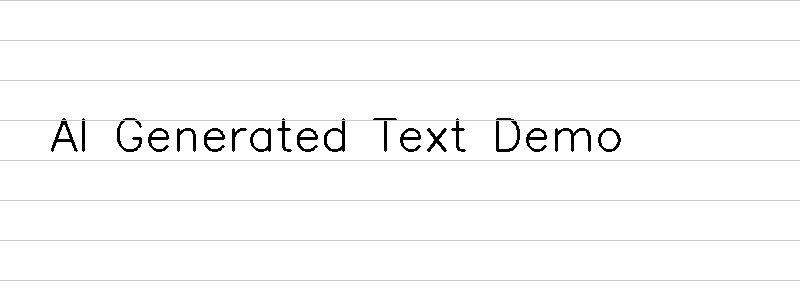
#> input picture dummy_test.jpg, 800 x 300 px
$ python -i preprocess.py   (imports and definitions only)   (older library calls are emulated)
#> lines starting #> are read from the running program, lines starting #| are printed output that depends on the picture; after the words box and inside, x2 and y2 are one past the last pixel; in counts of white or black regions, pixels touching at a corner belong together
# preprocess.py
import cv2
import numpy as np
from math import atan2, degrees
from PIL import Image

def variance_of_laplacian(gray):
    return cv2.Laplacian(gray, cv2.CV_64F).var()

def apply_clahe_gray(gray):
    # CLAHE trên ảnh xám
    clahe = cv2.createCLAHE(clipLimit=2.0, tileGridSize=(8,8))
    return clahe.apply(gray)

def deskew_image(img_gray):
    # Dùng Canny + HoughLinesP để ước lượng góc nghiêng (skew)
    edges = cv2.Canny(img_gray, 50, 150, apertureSize=3)
    lines = cv2.HoughLinesP(edges, 1, np.pi/180, threshold=100, minLineLength=100, maxLineGap=10)
    angles = []
    if lines is not None:
        for x1,y1,x2,y2 in lines[:,0]:
            angle = degrees(atan2(y2 - y1, x2 - x1))
            # chúng ta quan tâm các đường gần ngang
            if abs(angle) < 45:
                angles.append(angle)
    if len(angles) == 0:
        return img_gray  # không có gì để deskew
    median_angle = np.median(angles)
    # xoay bù lại
    (h, w) = img_gray.shape[:2]
    center = (w // 2, h // 2)
    M = cv2.getRotationMatrix2D(center, median_angle, 1.0)
    rotated = cv2.warpAffine(img_gray, M, (w, h), flags=cv2.INTER_LINEAR, borderMode=cv2.BORDER_REPLICATE)
    return rotated

def adaptive_thresh(img_gray):
    # Adaptive threshold để lấy mask nét mực
    blur = cv2.GaussianBlur(img_gray, (3,3), 0)
    th = cv2.adaptiveThreshold(blur, 255, cv2.ADAPTIVE_THRESH_GAUSSIAN_C,
                                cv2.THRESH_BINARY_INV, 25, 10)
    # nhỏ morph open để loại nhiễu
    kernel = cv2.getStructuringElement(cv2.MORPH_RECT, (3,3))
    th = cv2.morphologyEx(th, cv2.MORPH_OPEN, kernel, iterations=1)
    return th

def postprocess_to_rgb(binary_mask, original_gray):
    # Kết hợp mask và grayscale để tạo ảnh 3-channel phù hợp cho pretrained model
    # Chúng ta có 2 lựa chọn: 1) dùng binary mask replicated 3 channels
    #                        2) blend mask với gray để giữ texture
    # Mình sẽ blend: mask as alpha over gray background -> RGB
    mask = binary_mask // 255
    blended = (original_gray * (1 - 0.7*mask)).astype(np.uint8)
    rgb = cv2.cvtColor(blended, cv2.COLOR_GRAY2RGB)
    return rgb

def process_image_for_model(path, debug=False, min_laplacian_var=100):
    """ Đọc ảnh từ path -> preprocess -> trả về image RGB (uint8) kích thước tùy chỉnh """
    img = cv2.imdecode(np.fromfile(path, dtype=np.uint8), cv2.IMREAD_COLOR)
    if img is None:
        raise ValueError(f"Không đọc được ảnh: {path}")
    # nếu ảnh có orientation khác, rotate tự động (sử dụng EXIF) — cv2 không đọc EXIF, dùng PIL fallback
    try:
        pil_img = Image.fromarray(cv2.cvtColor(img, cv2.COLOR_BGR2RGB))
        pil_exif = pil_img.getexif()
        # không ép buộc, bỏ qua nếu không có
    except Exception:
        pass

    gray = cv2.cvtColor(img, cv2.COLOR_BGR2GRAY)

    lap_var = variance_of_laplacian(gray)
    # nếu ảnh quá mờ, vẫn tiếp tục nhưng log (main.py có thể reject)
    if debug:
        print(f"[preprocess] Laplacian variance: {lap_var:.2f}")

    # CLAHE
    clahe = apply_clahe_gray(gray)

    # Deskew
    deskewed = deskew_image(clahe)

    # Adaptive threshold
    mask = adaptive_thresh(deskewed)

    # Postprocess -> RGB
    rgb = postprocess_to_rgb(mask, deskewed)

    return rgb, lap_var

def process_image_resize(path, target_size=(224,224), debug=False, min_laplacian_var=100):
    img_rgb, lap_var = process_image_for_model(path, debug=debug, min_laplacian_var=min_laplacian_var)
#> in process_image_for_model, img is the input picture: shape (300, 800, 3); min 0, max 255, mean 249.7
#> in process_image_for_model, `lap_var = variance_of_laplacian(gray)`: lap_var = 2886.9
#> in deskew_image, `edges = cv2.Canny(img_gray, 50, 150, apertureSize=3)`:
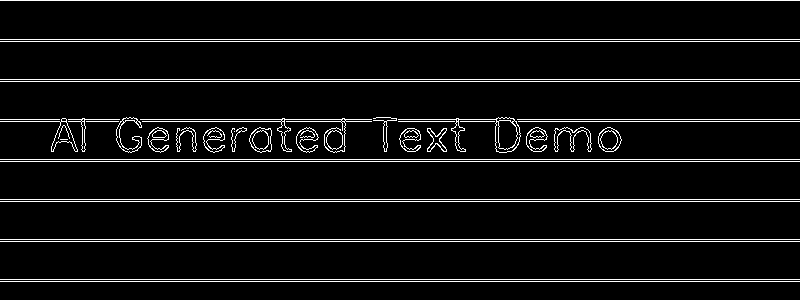
#> edges: shape (300, 800); 6% white in thin lines or dots
#> in deskew_image, `lines = cv2.HoughLinesP(edges, 1, np.pi/180, threshold=100, minLineLen..`: lines = 20 rows, first 6: [0, 241, 799, 241], [0, 159, 799, 159], [0, 201, 799, 201], [0, 239, 799, 239], [0, 279, 799, 279], [0, 161, 799, 161]
#> the loop in deskew_image, `for x1,y1,x2,y2 in lines[:,0]:` made 20 passes
#> (x1, y1, x2, y2, angle) on passes 1 to 12: (0, 241, 799, 241, 0), (0, 159, 799, 159, 0), (0, 201, 799, 201, 0), (0, 239, 799, 239, 0), (0, 279, 799, 279, 0), (0, 161, 799, 161, 0), (0, 0, 799, 0, 0), (0, 281, 799, 281, 0), (0, 81, 799, 81, 0), (0, 41, 799, 41, 0), (510, 121, 799, 121, 0), (0, 39, 799, 39, 0)
#> after the loop in deskew_image, `for x1,y1,x2,y2 in lines[:,0]:`: angles = [0, 0, 0, 0, 0, 0, 0, 0, 0, 0, 0, 0, 0, 0, 0, 0, 0, 0, 0, -0.573]
#> in deskew_image, `median_angle = np.median(angles)`: median_angle = 0
#> in deskew_image, `M = cv2.getRotationMatrix2D(center, median_angle, 1.0)`: M = [[1, 0, 0], [0, 1, 0]]
#> in adaptive_thresh, `blur = cv2.GaussianBlur(img_gray, (3,3), 0)`:
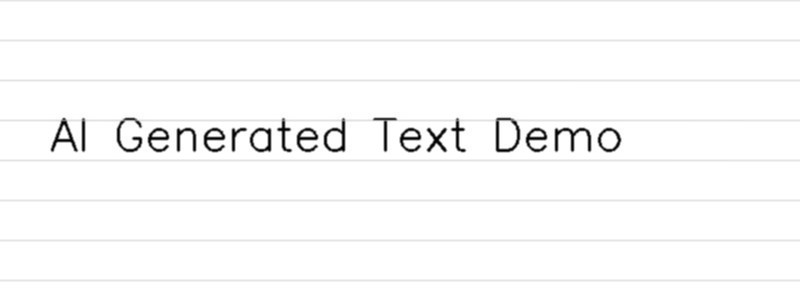
#> blur: shape (300, 800); min 2, max 255, mean 249.8
#> in adaptive_thresh, `th = cv2.adaptiveThreshold(blur, 255, cv2.ADAPTIVE_THRESH_GAUSSIAN_C, ..`:
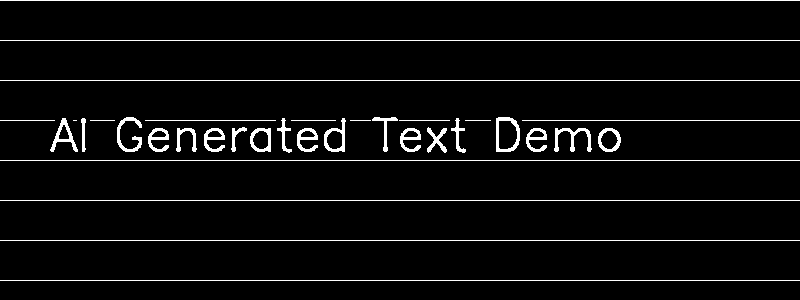
#> th: shape (300, 800); 4.4% white in thin lines or dots
#> in adaptive_thresh, `th = cv2.morphologyEx(th, cv2.MORPH_OPEN, kernel, iterations=1)`:
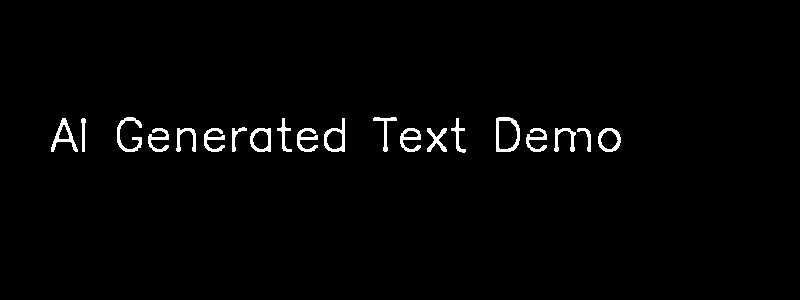
#> th: shape (300, 800); 1.8% white; 20 white regions, largest, box (x1, y1, x2, y2) and area: (496, 117, 520, 152) 321, (117, 117, 142, 152) 296, (51, 118, 78, 152) 280
#> lap_var = 2886.9
    # resize with aspect fill -> center crop
    h, w = img_rgb.shape[:2]
#> h = 300; w = 800
    th, tw = target_size
    # scale to cover
    scale = max(th/h, tw/w)
#> scale = 0.747
    nh, nw = int(h*scale), int(w*scale)
#> nh = 224; nw = 597
    resized = cv2.resize(img_rgb, (nw, nh), interpolation=cv2.INTER_LINEAR)
    # center crop
    startx = (nw - tw)//2
#> startx = 186
    starty = (nh - th)//2
#> starty = 0
    cropped = resized[starty:starty+th, startx:startx+tw]
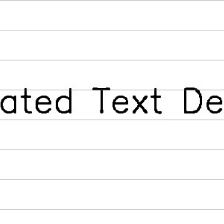
#> cropped: shape (224, 224, 3); min 0, max 255, mean 247.3
    return cropped, lap_var

>>> result = process_image_resize('dummy_test.jpg')
